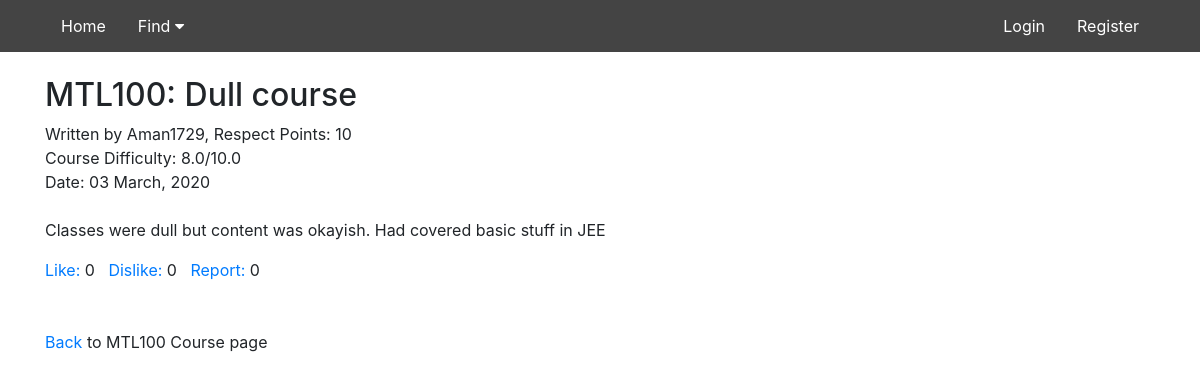
Page /course/MTL100/review/1/ on the earlier database version.
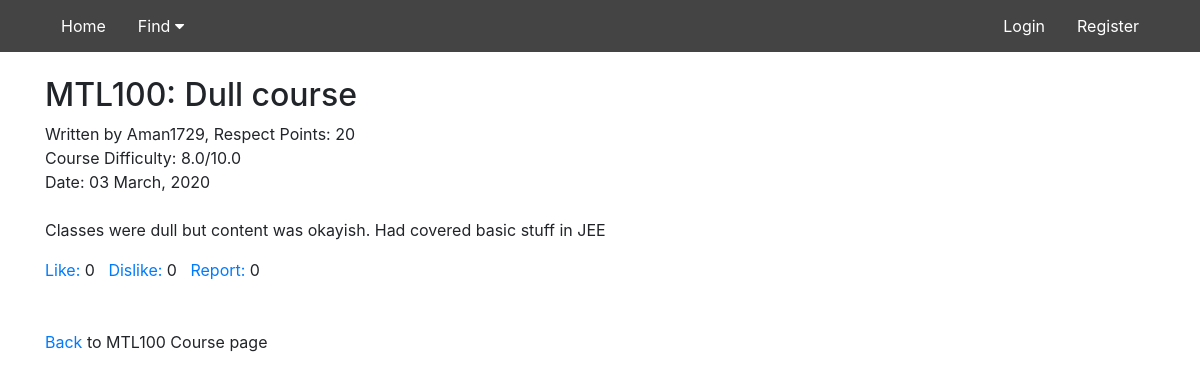
Same page on the later database version.
### review/models.py (models this page shows, shortened)
class Course_Review(models.Model):
	title = models.CharField(max_length=100)
	course = models.ForeignKey(Course, on_delete=models.CASCADE)
	review = models.TextField()
	course_difficulty = models.IntegerField(validators=[MinValueValidator(1), MaxValueValidator(10)])
	author = models.ForeignKey(User, on_delete=models.CASCADE)
	anonymous = models.BooleanField()
	date_posted = models.DateTimeField(auto_now_add = True)
	date_modif = models.DateTimeField(auto_now = True)
	likes = models.IntegerField(default=0)
	dislikes = models.IntegerField(default=0)
	reports = models.IntegerField(default=0)
	class Meta:
		constraints	= [
			models.UniqueConstraint(fields = ['course', 'author'], name = 'unique_course_review'),
		]

class Course(models.Model):
	name = models.CharField(max_length = 100, unique = True)
	title = models.CharField(max_length = 100)
	dept = models.ForeignKey(Department, on_delete=models.CASCADE)
	info = models.TextField()

### users/models.py (models this page shows, shortened)
class Profile(models.Model):
	user = models.OneToOneField(User, on_delete=models.CASCADE)
	rp = models.IntegerField(default = 0)
	warn_offensive = models.BooleanField(default = False)

### review/views.py (the view)
# urls.py: path('course/<slug:cname>/review/<int:pk>/', CourseReviewDetailView.as_view(), name = 'course-review-detail'),
class CourseReviewDetailView(DetailView):
	model = Course_Review

### review/templates/review/course_review_detail.html (shortened to what this page needs)
{% extends "review/base.html" %}
{% block content %}
<div class = "review">
	<h2>{{ object.course.name }}: {{ object.title }}</h2>
	Written by
	{% if object.anonymous %}
		anonymous
	{% else %}
		{{ object.author.username }}, Respect Points: {{ object.author.profile.rp }}
	{% endif %}
	<br>
	Course Difficulty: {{ object.course_difficulty }}.0/10.0
	<br>
	Date: {{object.date_posted|date:"m F, Y"}}
	<br><br><p>{{ object.review }}</p>
</div>
<a href = "#" onClick = "document.getElementById('likebutton{{object.id}}').submit()">Like:</a> {{ object.likes }}
&nbsp&nbsp<a href = "#" onClick = "document.getElementById('dislikebutton{{object.id}}').submit()">Dislike:</a> {{ object.dislikes }}
&nbsp&nbsp<a href = "#" onClick = "document.getElementById('report{{object.id}}').submit()">Report:</a> {{ object.reports }}
<br><br><a href="{% url 'review-find-course-name' object.course.name %}">Back</a> to {{ object.course.name}} Course page
{% endblock %}

Differences in the rows shown:
changed through a linked row, Course_Review "Dull course": author.profile.rp "10" → "20"
